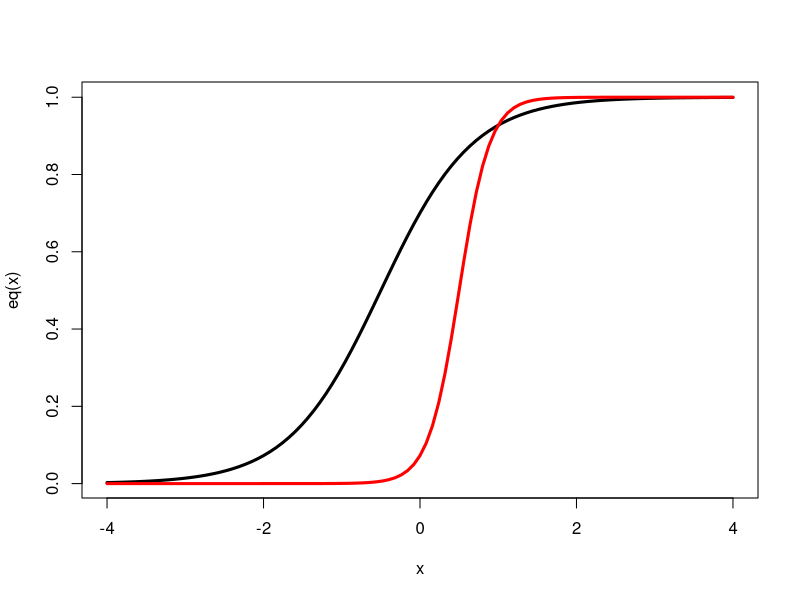

The R source for this figure:

eq <- function(x){c + ((1-c)*(1/(1+2.71828^(-1.7*(a*(x-b))))))}

a <- 1
b <- -.5
c <- 0

curve(eq, from=-4, to=4, lwd = 3)          ## lwd changes figure weight

a <- 3
b <- .5
curve(eq, col="red", add=TRUE, lwd=3)


g <- abs(mean(pi)-.5)
